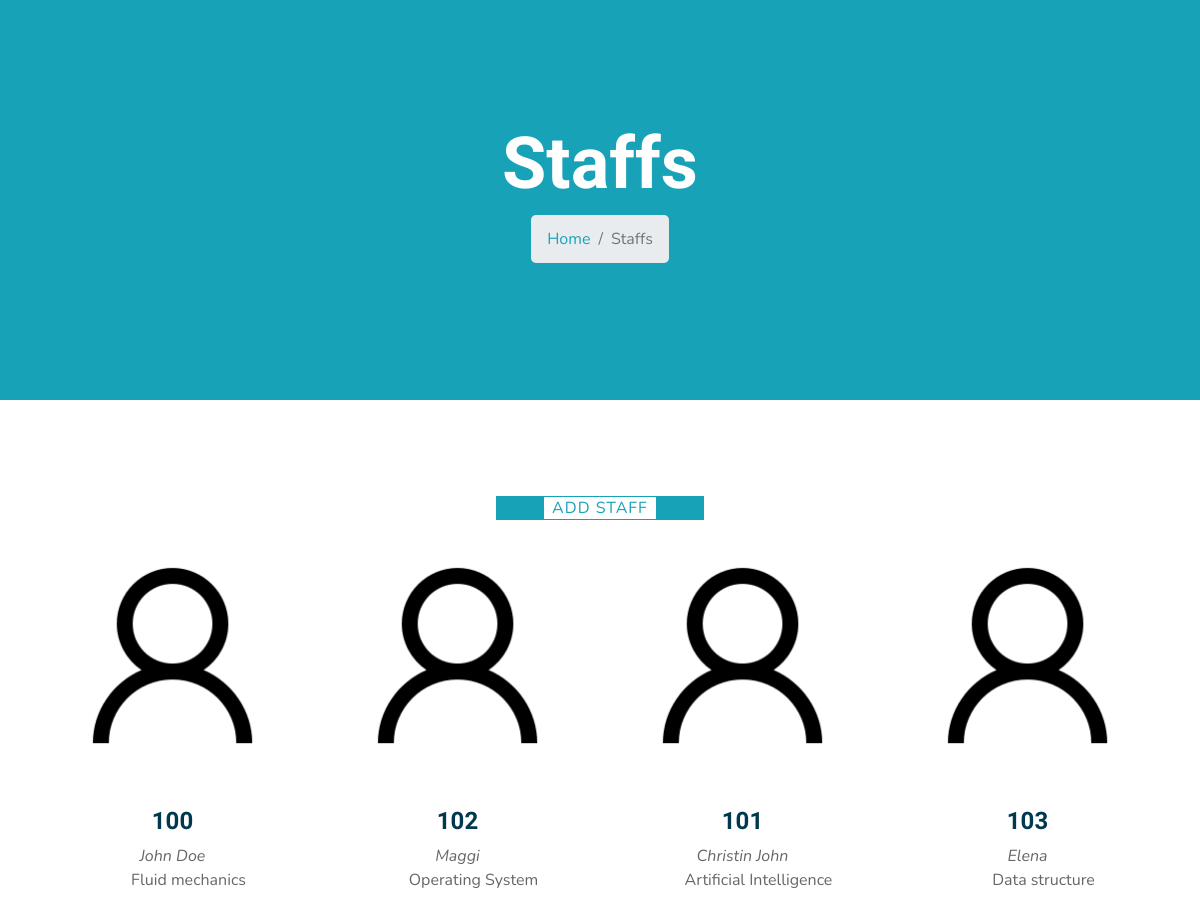
Screenshot of /staffView with the database file from the repository.
### timetable_app/models.py (models this page shows, shortened)
class Staff(models.Model):
    staff_id = models.IntegerField()
    staff_name = models.CharField(max_length=25)
    subject = models.ManyToManyField(Subject, related_name="staff", blank=True)

class Subject(models.Model):
    subject_name = models.CharField(max_length=100)
    course = models.ForeignKey(Course,on_delete=models.CASCADE,related_name="subjects")

### timetable_app/views.py (the view)
# urls.py: path('staffView', views.staffView, name="staffView"),
def staffView(request):
    data = Staff.objects.all()
    return render(request,'staff.html',{'data':data})

### templates/staff.html (shortened to what this page needs)
<!DOCTYPE html>
{% load static %}
{% load icons %}
<html lang="en">
  <head>
      <link href="https://cdn.jsdelivr.net/npm/bootstrap@5.3.3/dist/css/bootstrap.min.css" rel="stylesheet">
    <link
      href="https://cdnjs.cloudflare.com/ajax/libs/font-awesome/5.10.0/css/all.min.css"
      rel="stylesheet"
    />
    <link href="{% static 'assets/css/style.css' %}" rel="stylesheet" />
  </head>
  <body>
    <div class="container-fluid bg-primary mb-5">
      <div
        class="d-flex flex-column align-items-center justify-content-center"
        style="min-height: 400px"
      >
        <h3 class="display-3 font-weight-bold text-white">Staffs</h3>
<nav aria-label="breadcrumb">
  <ol class="breadcrumb">
    <li class="breadcrumb-item"><a href="{% url 'homepage' %}">Home</a></li>
    <li class="breadcrumb-item active" aria-current="page">Staffs</li>
  </ol>
</nav>
      </div>
    </div>
    <div class="container-fluid pt-5">
      <div class="container">
        <div class="text-center pb-2">
          <a class="section-title px-5 btn-primary" role="button" href="{% url 'addStaff' %}">
            <span class="px-2">Add Staff</span>
          </a>
        </div>
        <div class="row">
{% for i in data %}
<div class="col-md-6 col-lg-3 text-center team mb-5">
    <div class="position-relative overflow-hidden mb-4" style="border-radius: 100%">
        <img class="img-fluid w-100" src="{% static 'assets/img/team.png' %}" alt="" />
    </div>
    <h4>{{ i.staff_id }}</h4>
    <i>{{ i.staff_name }}</i>
    <div>
        <ul style="list-style:none">
            {% for subject in i.subject.all %}
                <li>{{ subject.subject_name }}</li>
            {% empty %}
                <li>No subjects assigned</li>
            {% endfor %}
        </ul>
    </div>
</div>
{% endfor %}
    </div>
  </body>
</html>

### rows the page displays
Staff: staff_id "100", staff_name "John Doe"
Subject: subject_name "Fluid mechanics"
Staff: staff_id "102", staff_name "Maggi"
Subject: subject_name "Operating System"
Staff: staff_id "101", staff_name "Christin John"
Subject: subject_name "Artificial Intelligence"
Staff: staff_id "103", staff_name "Elena"
Subject: subject_name "Data structure"
